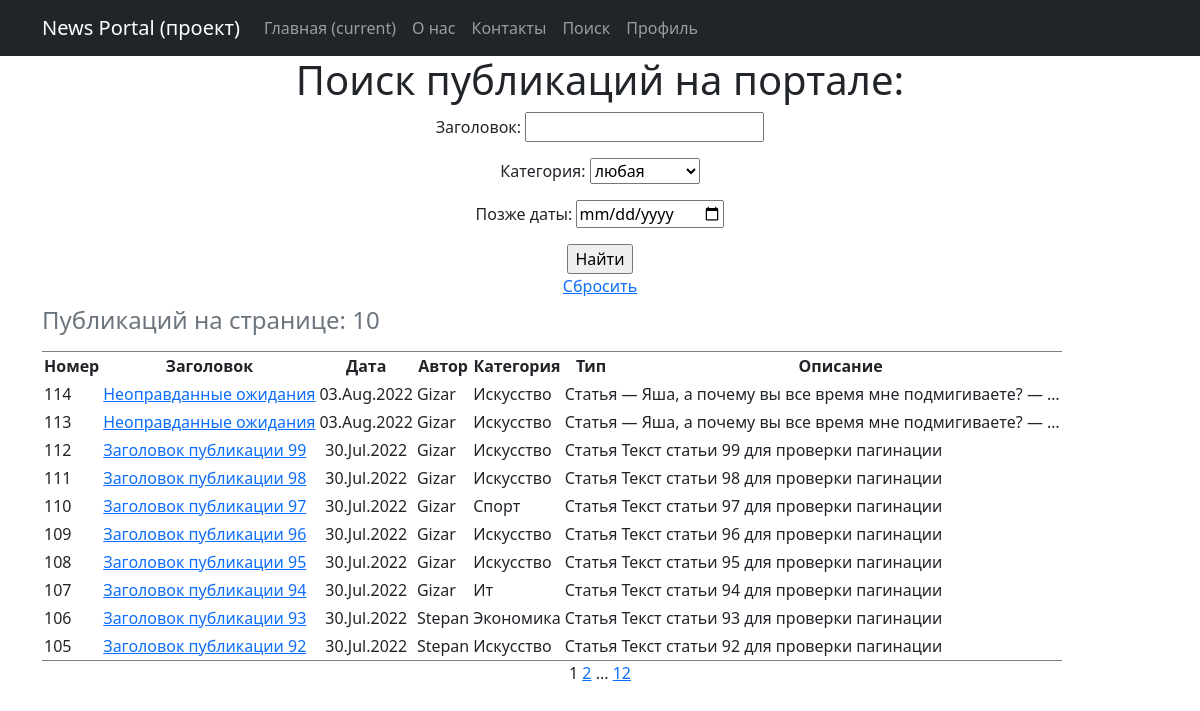
Before: /posts/news/search/ with the older database file.
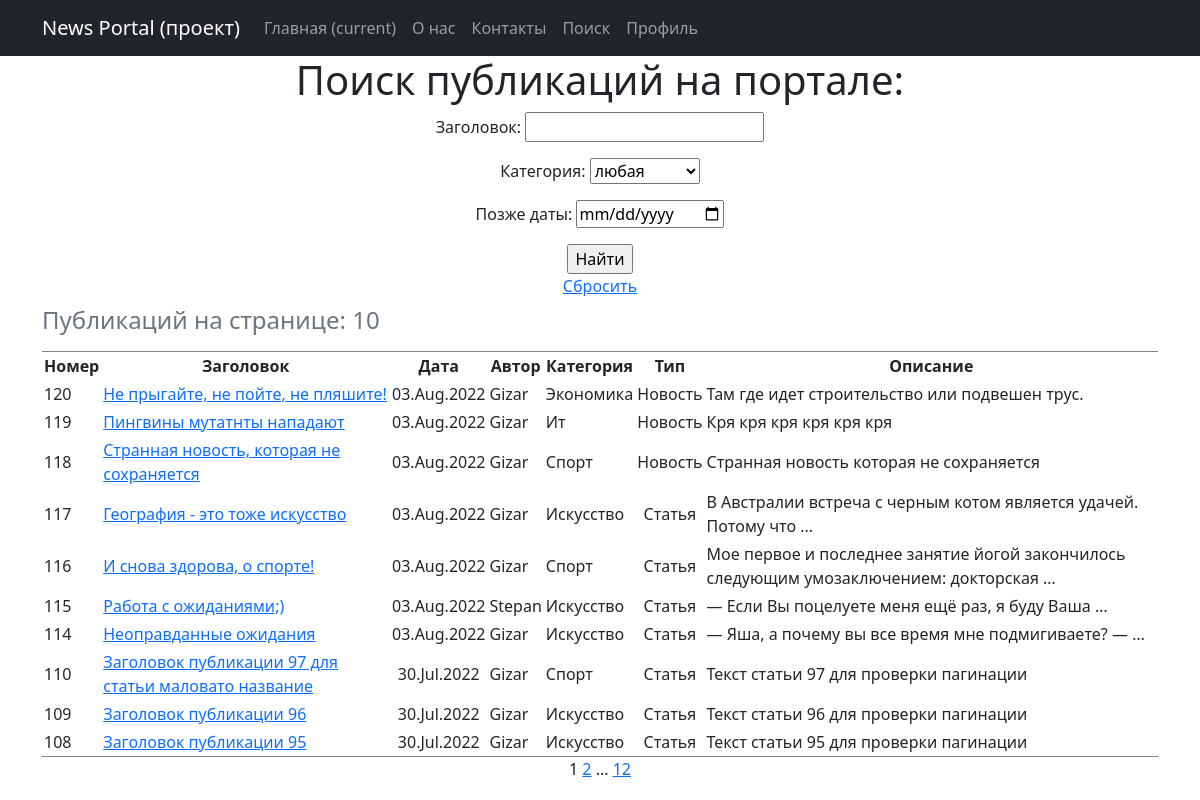
After: the same page with the newer database file.
### news/models.py (models this page shows, shortened)
class Post(models.Model):
    news = 'NW'
    article = 'AR'
    POST_TYPES =[
        (news, 'Новость'),
        (article, 'Статья'),
    ]
    author_user = models.ForeignKey('Author', on_delete=models.CASCADE)
    post_type = models.CharField(max_length=2,
                                  choices=POST_TYPES,
                                  default=article)
    create_date = models.DateTimeField(auto_now_add=True)
    category = models.ManyToManyField('Category', through='PostCategory')
    header_post = models.CharField(max_length=128)
    text_post = models.TextField()
    rating_post = models.SmallIntegerField(default=0)
    def get_absolute_url(self):
        return reverse('post_detail', args=[str(self.pk)])
    class Meta:
        verbose_name = 'Публикация'
        verbose_name_plural = 'Публикации'

class Author(models.Model):
    author_user = models.OneToOneField(User, on_delete=models.CASCADE) #параметр on_delete м.б. SET_NULL
    rating_author = models.SmallIntegerField(default=0)
    def __str__(self):
        return f'{self.author_user.username}'

class Category(models.Model):
    name_category = models.CharField(max_length=64, unique=True, verbose_name='Название', help_text='Название категории - 64 символа')
    def __str__(self):
        return f"{self.name_category.title()}"
    class Meta:
        verbose_name = 'Категория'
        verbose_name_plural = 'Категории'

### news/views.py (the view)
# urls.py: path('news/search/', PostsListSearch.as_view(), name='posts_list_search'),
class PostsListSearch(ListView):
    model = Post
    ordering = '-create_date'
    template_name = 'posts_search.html'
    context_object_name = 'finded_posts'
    paginate_by = 10
    def get_queryset(self):
        queryset = super().get_queryset()
        self.filterset = PostFilter(self.request.GET, queryset)
        return self.filterset.qs
    def get_context_data(self, **kwargs):
        context = super().get_context_data()
        context['filterset'] = self.filterset
        return context

### news/templatetags/custom_filters.py (called while the page is built)
@register.filter()
def censor(value):
    if not isinstance(value, str):
        raise TypeError("Цензура осуществляется только для объекта типа строка (str)")
    else:
        list_ = value.split(" ")
        for i in range(len(list_)):
            if list_[i].strip(string.punctuation).lower() in CENSOR_LIST:
                for j in range(1, len(list_[i])):
                    if list_[i][j] not in string.punctuation:
                        list_[i] = f"{list_[i][:j]}*{list_[i][j+1:]}"
        return f'{" ".join(list_)}'

@register.simple_tag(takes_context=True)
def url_replace(context, **kwargs):
    d = context['request'].GET.copy()
    for k, v in kwargs.items():
        d[k] = v
    return d.urlencode()

### news/templates/posts_search.html (shortened to what this page needs)
{% extends 'flatpages/default.html' %}
{% load custom_filters %}
{% block content %}
<h1>Поиск публикаций на портале:</h1>
<form action="" method="get">
    {{ filterset.form.as_p }}
    <input type="submit" value="Найти" />
</form>
<a href="? {% url 'posts_list_search' %}">Сбросить</a>
{% if finded_posts %}
    <table cellpadding="2" frame="hsides">
        <caption align="top"> <h4>Публикаций на странице: {{ finded_posts|length }}</h4></caption>
        <tr>
            <th>Номер</th>
            <th>Заголовок</th>
            <th>Дата</th>
            <th>Автор</th>
            <th>Категория</th>
            <th>Тип</th>
            <th>Описание</th>
        </tr>
        {% for post in finded_posts %}
        <tr>
            <td align="left">{{ post.pk }}</td>
            <td align="left"><a href="{{ post.get_absolute_url  }}"> {{ post.header_post|censor }} </a></td>
            <td>{{ post.create_date|date:'d.M.Y' }}</td>
            <td align="left">{{ post.author_user }}</td>
            <td align="left">
                {% for cat in post.category.all %}
                {{ cat }}
                {% endfor %}
            </td>
            <td>
                {% if post.post_type == 'AR' %}
                    Статья
                {% else %}
                    Новость
                {% endif %}
            </td>
            <td align="left">{{ post.text_post|truncatewords:10|censor }}</td>
        </tr>
        {% endfor %}
    </table>
{% else %}
    <h3>Такие новости не найдены.</h3>
{% endif %}
    {{ page_obj.number }}
    {% if  page_obj.has_next %}
        <a href="?{% url_replace page=page_obj.next_page_number %}">{{ page_obj.next_page_number }}</a>
        {% if paginator.num_pages != page_obj.next_page_number %}
            ...
            <a href="?{% url_replace page=page_obj.paginator.num_pages %}">{{ page_obj.paginator.num_pages }}</a>
        {% endif %}
    {% endif%}
{% endblock content %}

Changed rows visible on the page:
removed Post: pk "113", header_post|censor "Неоправданные ожидания", create_date "03.Aug.2022", author_user "Gizar", post_type "Статья", text_post|censor "— Яша, а почему вы все время мне подмигиваете? — …", Category (name_category "Искусство")
removed Post: pk "112", header_post|censor "Заголовок публикации 99", create_date "30.Jul.2022", author_user "Gizar", post_type "Статья", text_post|censor "Текст статьи 99 для проверки пагинации", Category (name_category "Искусство")
removed Post: pk "111", header_post|censor "Заголовок публикации 98", create_date "30.Jul.2022", author_user "Gizar", post_type "Статья", text_post|censor "Текст статьи 98 для проверки пагинации", Category (name_category "Искусство")
no longer on this page (row unchanged): Post: pk "107", header_post|censor "Заголовок публикации 94", create_date "30.Jul.2022", author_user "Gizar", post_type "Статья", text_post|censor "Текст статьи 94 для проверки пагинации", Category (name_category "Ит")
no longer on this page (row unchanged): Post: pk "106", header_post|censor "Заголовок публикации 93", create_date "30.Jul.2022", author_user "Stepan", post_type "Статья", text_post|censor "Текст статьи 93 для проверки пагинации", Category (name_category "Экономика")
no longer on this page (row unchanged): Post: pk "105", header_post|censor "Заголовок публикации 92", create_date "30.Jul.2022", author_user "Stepan", post_type "Статья", text_post|censor "Текст статьи 92 для проверки пагинации", Category (name_category "Искусство")
added Post: pk "120", header_post|censor "Не прыгайте, не пойте, не пляшите!", create_date "03.Aug.2022", author_user "Gizar", post_type "Новость", text_post|censor "Там где идет строительство или подвешен трус.", Category (name_category "Экономика")
added Post: pk "119", header_post|censor "Пингвины мутатнты нападают", create_date "03.Aug.2022", author_user "Gizar", post_type "Новость", text_post|censor "Кря кря кря кря кря кря", Category (name_category "Ит")
added Post: pk "118", header_post|censor "Странная новость, которая не сохраняется", create_date "03.Aug.2022", author_user "Gizar", post_type "Новость", text_post|censor "Странная новость которая не сохраняется", Category (name_category "Спорт")
added Post: pk "117", header_post|censor "География - это тоже искусство", create_date "03.Aug.2022", author_user "Gizar", post_type "Статья", text_post|censor "В Австралии встреча с черным котом является удачей. Потому что …", Category (name_category "Искусство")
added Post: pk "116", header_post|censor "И снова здорова, о спорте!", create_date "03.Aug.2022", author_user "Gizar", post_type "Статья", text_post|censor "Мое первое и последнее занятие йогой закончилось следующим умозаключением: докторская …", Category (name_category "Спорт")
added Post: pk "115", header_post|censor "Работа с ожиданиями;)", create_date "03.Aug.2022", author_user "Stepan", post_type "Статья", text_post|censor "— Если Вы поцелуете меня ещё раз, я буду Ваша …", Category (name_category "Искусство")
changed Post "Текст статьи 97 для проверки пагинации": header_post|censor "Заголовок публикации 97" → "Заголовок публикации 97 для статьи маловато название"
